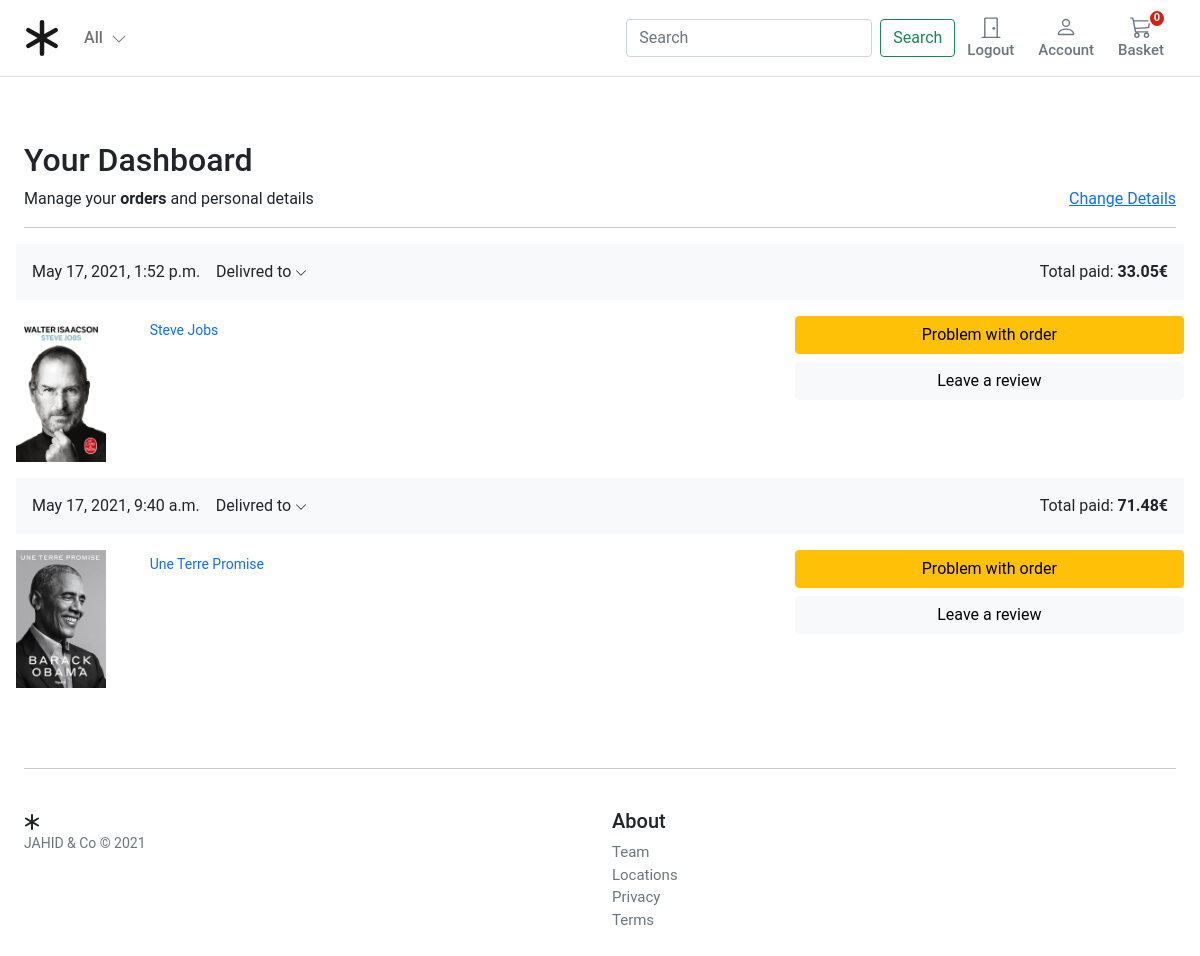
Before: /account/dashboard/ (signed in) with the older database file.
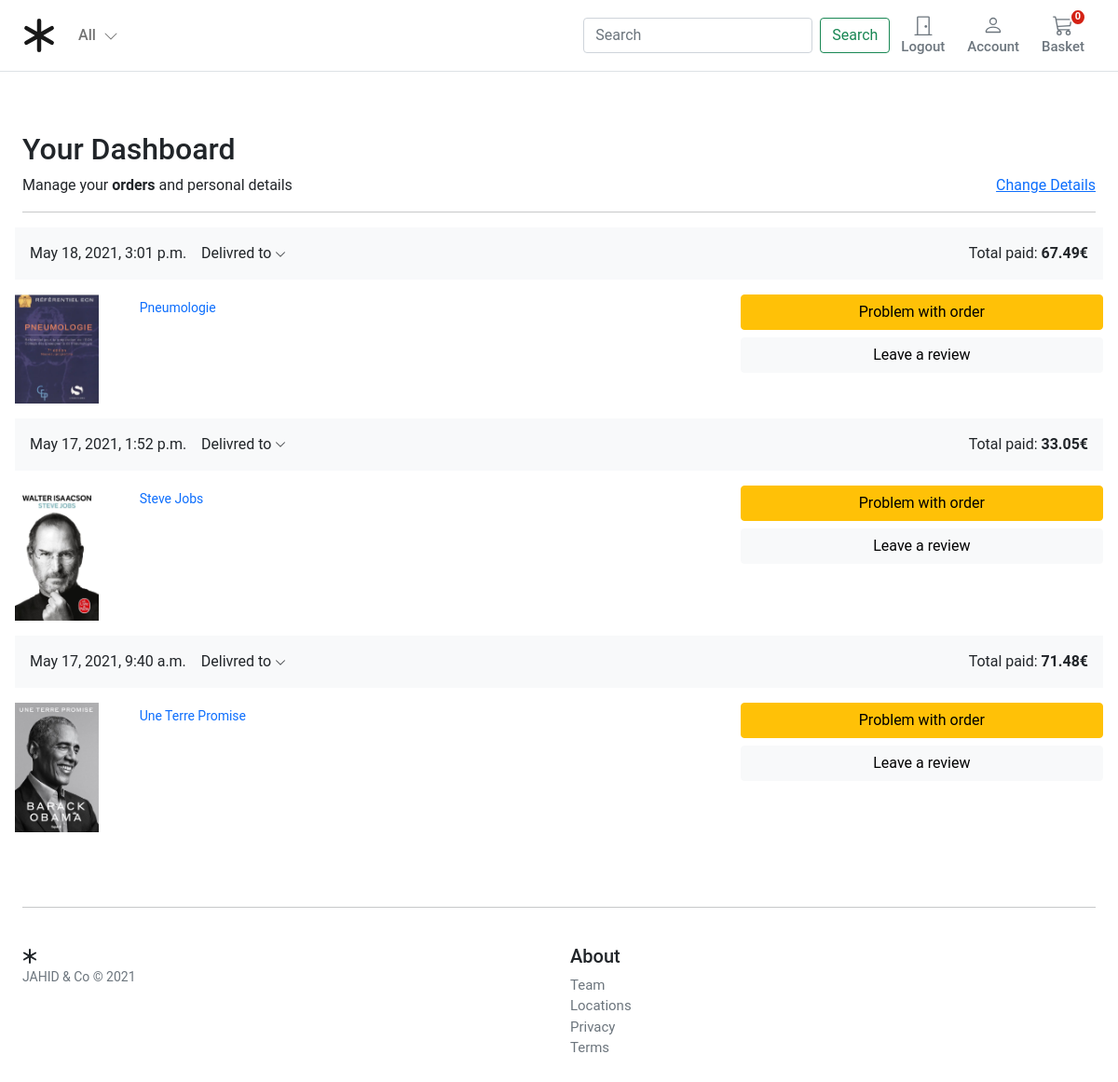
After: the same page with the newer database file.
### orders/models.py (models this page shows, shortened)
class Order(models.Model):
    user = models.ForeignKey(settings.AUTH_USER_MODEL, on_delete=models.CASCADE, related_name='order_user')
    full_name = models.CharField(max_length=50)
    address1 = models.CharField(max_length=250)
    address2 = models.CharField(max_length=250)
    city = models.CharField(max_length=100)
    phone = models.CharField(max_length=100)
    post_code = models.CharField(max_length=20)
    created = models.DateTimeField(auto_now_add=True)
    updated = models.DateTimeField(auto_now=True)
    total_paid = models.DecimalField(max_digits=5, decimal_places=2)
    order_key = models.CharField(max_length=200)
    billing_status = models.BooleanField(default=False)
    class Meta:
        ordering = ('-created',)

class OrderItem(models.Model):
    order = models.ForeignKey(Order,
                              related_name='items',
                              on_delete=models.CASCADE)
    product = models.ForeignKey(Product,
                                related_name='order_items',
                                on_delete=models.CASCADE)
    price = models.DecimalField(max_digits=5, decimal_places=2)
    quantity = models.PositiveIntegerField(default=1)

### store/models.py (models this page shows)
class Product(models.Model):
    category = models.ForeignKey(Category, related_name='product', on_delete=models.CASCADE)
    created_by = models.ForeignKey(settings.AUTH_USER_MODEL, on_delete=models.CASCADE, related_name='product_creator')
    title = models.CharField(max_length=255)
    author = models.CharField(max_length=255, default='admin')
    description = models.TextField(blank=True)
    image = models.ImageField(upload_to='images/', default='images/default.png')
    slug = models.SlugField(max_length=255)
    price = models.DecimalField(max_digits=4, decimal_places=2)
    in_stock = models.BooleanField(default=True)
    is_active = models.BooleanField(default=True)
    created = models.DateTimeField(auto_now_add=True)
    updated = models.DateTimeField(auto_now=True)
    objects = models.Manager()
    products = ProductManager()
    class Meta:
        verbose_name_plural = 'Products'
        ordering = ('-created',)
    def get_absolute_url(self):
        return reverse('store:product_detail', args=[self.slug])
    def __str__(self):
        return self.title

### account/views.py (the view)
# urls.py: path('dashboard/', views.dashboard, name='dashboard'),
@login_required
def dashboard(request):
    orders = user_orders(request)
    return render(request,
                  'account/dashboard/dashboard.html',
                  {'section': 'profile', 'orders': orders})

### basket/basket.py (called while the page is built)
    def __len__(self):
        return sum(item['qty'] for item in self.basket.values())

### basket/context_processors.py (called while the page is built)
def basket(request):
    return {'basket': Basket(request)}

### orders/views.py (called while the page is built)
def user_orders(request):
    user_id = request.user.id
    orders = Order.objects.filter(user_id=user_id).filter(billing_status=True)
    return orders

### store/context_processors.py (called while the page is built)
def categories(request):
    return {
        'categories': Category.objects.all()
    }

### store/models.py (called while the page is built)
    def get_absolute_url(self):
        return reverse('store:category_list', args=[self.slug])

### templates/account/dashboard/dashboard.html (shortened to what this page needs)
{% extends "../../base.html" %}
{% block content %}
  <div class="container">
    <div class="col-12">
      <h1 class="h2">Your Dashboard</h1>
    </div>
    <div class="col-12 d-flex justify-content-between">
      <div>Manage your <b>orders</b> and personal details</div>
      <div><a href="{% url "account:edit_details" %}">Change Details</a></div>
    </div>
    <hr />
  </div>
  <div class="container">
    {% for order in orders %}
    <div class="row g-3">
      <div class="col-12 bg-light p-3 d-flex justify-content-between">
        <div class="d-flex d-flex-inline">
          <div class="pe-3">{{ order.created }}</div>
          <div class="dropdown">
          <a class="text-reset text-decoration-none dropdown-toggle" href="#" role="link" id="dropdownLink" data-bs-toggle="dropdown" aria-expanded="false">
          Delivred to
          <svg xmlns="http://www.w3.org/2000/svg" width="12" height="12" fill="currentColor" class="bi bi-chevron-down" viewBox="0 0 16 16">
            <path fill-rule="evenodd" d="M1.646 4.646a.5.5 0 0 1 .708 0L8 10.293l5.646-5.647a.5.5 0 0 1 .708.708l-6 6a.5.5 0 0 1-.708 0l-6-6a.5.5 0 0 1 0-.708z"/>
          </svg>
          </a>
          </div>
        </div>
        <div class="text-end">
          Total paid: <span class="fw-bold">{{ order.total_paid }}€</span>
        </div>
      </div>
      <div class="col-md-5 col-lg-4 order-md-last p-0 order-3">
        <div class="d-grid gap-2 ">
          <button class="btn btn-warning" type="button">Problem with order</button>
          <button class="btn btn-light" type="button">Leave a review</button>
        </div>
      </div>
      <div class="col-md-7 col-lg-8 p-0">
        {% for item in order.items.all %}
        <div class="card mb-3 border-0">
          <div class="row g-0">
            <div class="col-md-2 d-none d-md-block">
              <img class="img-fluid" style="width:90px" src="{{item.product.image.url}}" />
            </div>
            <div class="col-md-10">
              <div class="card-body p-1">
                <a class="text-decoration-none" href="{{ item.product.get_absolute_url }}">
                  <p class="card-text small">{{item.product|title}}</p>
                </a>
              </div>
            </div>
          </div>
        </div>
        {% endfor %}
      </div>
    </div>
    {% endfor %}
  </div>
{% endblock %}

### templates/base.html (shortened to what this page needs)
{% load static %}
<!DOCTYPE html>
<html>
<head>
  <link href="https://cdn.jsdelivr.net/npm/bootstrap@5.0.0-beta1/dist/css/bootstrap.min.css" rel="stylesheet"
>
  <link rel="stylesheet" href="{% static 'core/css/base.css' %}">
  <link rel="stylesheet" href="{% block stylesheet %}{% endblock %}">
</head>
<body>
  <header class="pb-3">
    <nav class="navbar navbar-expand-md navbar-light bg-white border-bottom">
      <div class="container-fluid px-md-4">
        <div class="d-flex w-100 navbar-collapse">
          <a class="navbar-brand d-flex-inline" href="/">
          </a>
          <ul class="navbar-nav me-auto mb-2 mb-md-0">
            <li class="nav-item dropdown">
              <a class="nav-link dropdown-toggle d-none d-md-block fw500" href="#" id="navbarDropdown" role="button"
                data-bs-toggle="dropdown" aria-expanded="false">
                All
                <i class="ps-1"><svg xmlns="http://www.w3.org/2000/svg" width="16" height="16" fill="currentColor"
                    class="bi bi-chevron-down" viewBox="0 0 16 16">
                    <path fill-rule="evenodd"
                      d="M1.646 4.646a.5.5 0 0 1 .708 0L8 10.293l5.646-5.647a.5.5 0 0 1 .708.708l-6 6a.5.5 0 0 1-.708 0l-6-6a.5.5 0 0 1 0-.708z" />
                  </svg></i>
              </a>
            </li>
          </ul>
          <form class="d-flex">
            <input class="form-control me-2" type="search" placeholder="Search" aria-label="Search">
            <button class="btn btn-outline-success" type="submit">Search</button>
        </form>
          {% if user.is_authenticated %}
          <a type="button" role="button" href="{% url "account:logout" %}"
            class="btn btn-outline-secondary border-0 basket-btn">
            <div>
              <svg xmlns="http://www.w3.org/2000/svg" width="22" height="22" fill="currentColor"
                class="bi bi-door-closed" viewBox="0 0 16 16">
                <path
                  d="M3 2a1 1 0 0 1 1-1h8a1 1 0 0 1 1 1v13h1.5a.5.5 0 0 1 0 1h-13a.5.5 0 0 1 0-1H3V2zm1 13h8V2H4v13z" />
                <path d="M9 9a1 1 0 1 0 2 0 1 1 0 0 0-2 0z" />
              </svg>
            </div>
            <span class="fs15 fw500">Logout</span>
          </a>
          {% endif %}
          <a type="button" role="button" href="{% url "account:dashboard" %}"
            class="btn btn-outline-secondary border-0 basket-btn">
            <div>
            </div>
            <span class="fs15 fw500">Account</span>
          </a>
          <a type="button" role="button" href="{% url "basket:basket_summary" %}"
            class="btn btn-outline-secondary border-0 basket-btn">
            {% with total_qty=basket|length %}
            <div id="basket-qty" class="basket-qty">
              {% if total_qty > 0 %}
              {{ total_qty }}
              {% else %}
              0
              {% endif %}
            </div>
            {% endwith %}
            <div>
            </div>
            <span class="fs15 fw500">Basket</span>
          </a>
        </div>
      </div>
    </nav>
  </header>
  <main class="pt-5">
    <div id="content">{% block content %} {% endblock %}</div>
  </main>
  <footer class="container py-5 footer">
    <hr>
    <div class="row pt-4">
      <div class="col-12 col-md">
        <small class="d-block mb-3 text-muted">JAHID & Co &copy; 2021</small>
      </div>
      <div class="col-6 col-md fs15">
      <div class="col-6 col-md">
        <h5>About</h5>
        <ul class="list-unstyled">
          <li><a class="link-secondary text-decoration-none" href="#">Team</a></li>
          <li><a class="link-secondary text-decoration-none" href="#">Locations</a></li>
          <li><a class="link-secondary text-decoration-none" href="#">Privacy</a></li>
          <li><a class="link-secondary text-decoration-none" href="#">Terms</a></li>
        </ul>
      </div>
    </div>
  </footer>
</body>
</html>

### static/core/css/base.css (style rules this page uses)
@media (min-width: 1000px) { .container { max-width: 1000px; } }
@media (max-width: 1200px) { .container { max-width: 100%; padding:0 24px; } }
.dropdown-toggle::after { display: none; }
html, body, p, div { letter-spacing: -0.02px; font-family: 'Roboto', sans-serif; }
.fs15 { font-size: 0.9375rem; }
.fw500 { font-weight: 500; }
.basket-qty { color: #fff; background: #d42114; border: 2px solid #fff; border-radius: 50%; text-align: center; font-size: 11px; height: 15px; width: 14px; position: absolute; box-sizing: content-box; font-weight: 600; display: flex; justify-content: center; align-items: center; top: 1px; right: 10px; }
.basket-btn { position: relative; }

Changed rows visible on the page:
added Order: created "May 18, 2021, 3:01 p.m.", total_paid "67.49"
added OrderItem: product.image (picture), product "Pneumologie", shown under "May 18, 2021, 3:01 p.m."
